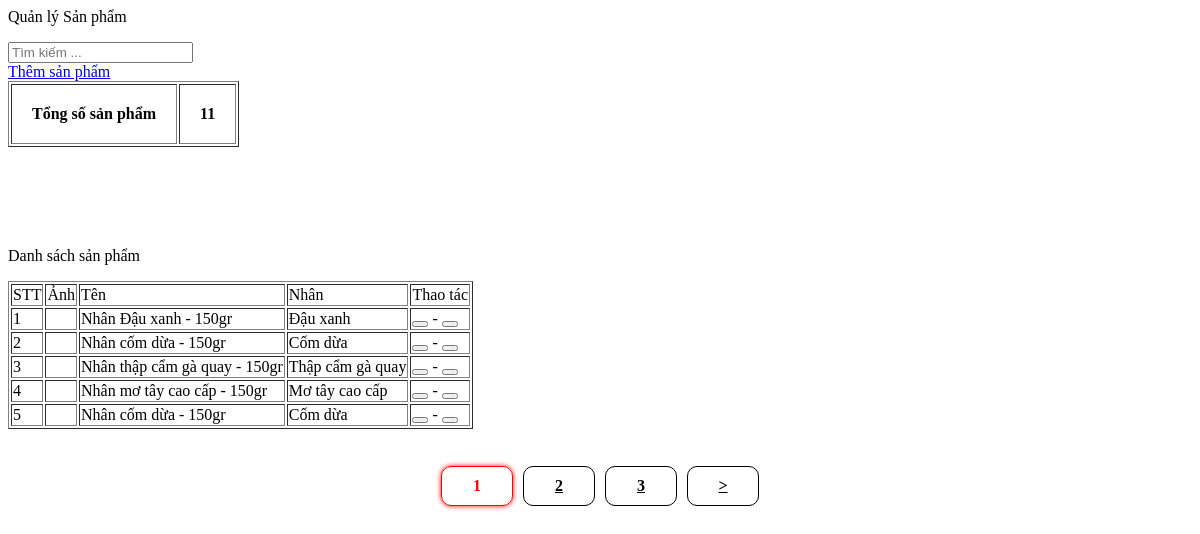
Page /admin/dmql/qlsp/qlsp.php on the committed database.
### tables this page shows
CREATE TABLE `products` (
  `id` int(11) NOT NULL,
  `name` varchar(100) DEFAULT NULL,
  `price` varchar(100) DEFAULT NULL,
  `type` varchar(255) DEFAULT NULL,
  `fill` varchar(100) DEFAULT NULL,
  `mota` varchar(100) DEFAULT NULL,
  `image` varchar(255) DEFAULT NULL
);

### admin/dmql/qlsp/qlsp.php (the view, shortened to what this page needs)
<?php
    $conn = mysqli_connect('localhost', 'root', '', 'storemooncake');
    $data = "SELECT count(id) as total FROM products";
    $result = mysqli_query($conn, $data);
    $row = mysqli_fetch_assoc($result);
    $total_records = $row['total'];
    $current_page = isset($_GET['page']) ? $_GET['page'] : 1;
    $limit = 5;
    $total_page = ceil($total_records / $limit);
    $start = ($current_page - 1) * $limit;
    $result = mysqli_query($conn, "SELECT products.id,products.image,products.name,products.fill
    FROM products
    LIMIT $start, $limit");
?>
<div class="content_ql">
    <div class="banner">
        <div class="title">
            <p>Quản lý Sản phẩm</p>
        </div>
    </div>
    <div class="filterandaddproduct">
        <div class="filter">
            <input class="form-control" type="text" placeholder="Tìm kiếm ...">
        </div>
        <a class="cta" href="index_admin.php?module=addproduct">
            <span>Thêm sản phẩm</span>
        </a>
    </div>
    <?php
        $code = "SELECT count(*) as total FROM products";
        $result2 = mysqli_query($conn, $code);
        $row_num = mysqli_fetch_assoc($result2);
        $total_number = $row_num['total'];
    ?>
    <div class="showlistcategory">
        <table class="text-center" border="1" style="margin-bottom:100px;" id="myTable">
            <tbody>
                <tr>
                    <th>Tổng số sản phẩm</th>
                    <th><?php echo $total_number ?></th>
                </tr>
            </tbody>
        </table>
    </div>
    <div class="showlistcategory">
        <p>Danh sách sản phẩm</p>
        <table border="1">
            <thead>
                <tr>
                    <td>STT</td>
                    <td>Ảnh</td>
                    <td>Tên</td>
                    <td>Nhân</td>
                    <td>Thao tác</td>
                </tr>
            </thead>
            <tbody>
                <?php
                    foreach($result as $row) {
                ?>
                    <tr>
                        <td><?php echo $row['id'] ?></td>
                        <td><img src="<?php echo $row['image'] ?>" alt=""></td>
                        <td><?php echo $row['name'] ?></td>
                        <td><?php echo $row['fill'] ?></td>
                        <td>
                            <button onclick="location.href='?module=fixproduct&idprd=<?php echo $row['id'] ?>';"><i class="fa-solid fa-wrench"></i></button> -
                            <button onclick="location.href='?module=delproduct&idprd=<?php echo $row['id'] ?>';"><i class="fa-solid fa-trash"></i></button>
                        </td>
                    </tr>
                <?php
                }
                ?>
            </tbody>
        </table>
    </div>
    <div class="showlistproduct">
        <?php
        for ($i = 1; $i <= $total_page; $i++) {
            if ($i == $current_page) {
                echo '<span>' . $i . '</span>  ';
            } else {
                echo '<a href="index_admin.php?module=qlsp&page=' . $i . '">' . $i . '</a>  ';
            }
        }
        if ($current_page < $total_page && $total_page > 1) {
            echo '<a href="index_admin.php?module=qlsp&page=' . ($current_page + 1) . '">></a>  ';
        }
        ?>
    </div>
</div>

### admin/dmql/qlsp/qlsp.php (style rules this page uses)
.showlistproduct { width: 100%; height: auto; margin-top: 32px; display: flex; justify-content: center; align-items: center; }
.showlistproduct a { width: 50px; color: #000; margin: 5px; border: 1px solid black; padding: 10px; border-radius: 10px; text-align: center; font-weight: bold; }
.showlistproduct span { width: 50px; color: red; border: 1px solid red; margin: 5px; padding: 10px; text-align: center; border-radius: 10px; font-weight: bold; box-shadow: 0 0 5px 0 red; }
#myTable th { padding: 20px; }

### rows in the picture
products: id "1", name "Nhân Đậu xanh - 150gr", fill "Đậu xanh"
products: id "2", name "Nhân cốm dừa - 150gr", fill "Cốm dừa"
products: id "3", name "Nhân thập cẩm gà quay - 150gr", fill "Thập cẩm gà quay"
products: id "4", name "Nhân mơ tây cao cấp - 150gr", fill "Mơ tây cao cấp"
products: id "5", name "Nhân cốm dừa - 150gr", fill "Cốm dừa"

### other values in the picture
$total_number "11"
